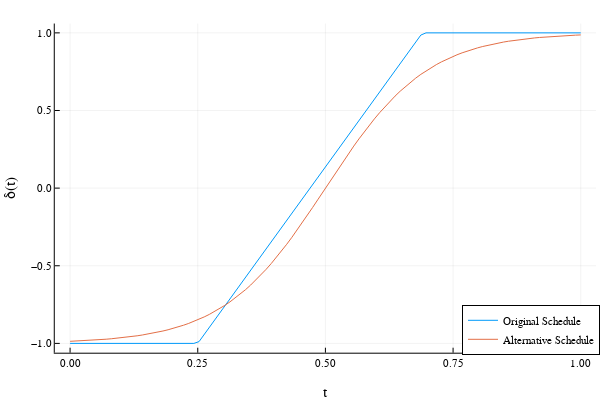

The notebook cell saved with this chart:
### Code cell
using Plots
t=Array(LinRange(0., 1., 100))
y=Array([δ(t[i]) for i = 1:100])
y2=Array([δ2(t[i]) for i = 1:100])
plot(t,y,label = "Original Schedule")
plot!(t,y2,label = "Alternative Schedule")
plot!(xlabel = "t", ylabel = "δ(t)",legend=:bottomright)
